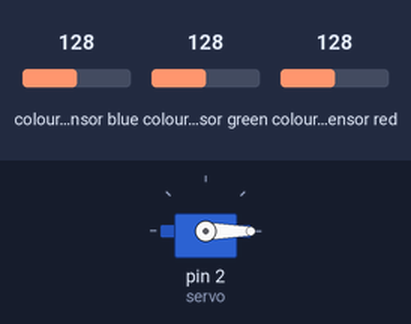
A sketch run on a simulated Arduino Uno, built with avr-gcc and run on an emulated ATmega328P. Parts: servo. Wiring (inferred from the names in the program): TCS3200 colour sensor: output pin 3; S2 pin 6; S3 pin 7; S0 pin 4; S1 pin 5. Inputs (shaded band) come from the test bench; at power-on: colour sensor blue 128, colour sensor green 128, colour sensor red 128. What the sketch prints to the serial monitor is not drawn.

Above: at 4.05 s.
At 6.15 s:
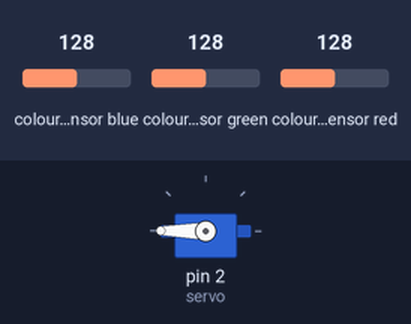
Timing chart, 0 to 11.2 s (numbered marks = the images above):
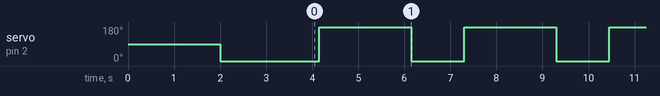

Measured:
- by itself, servo on pin 2 (servo): repeats every 3.2 s: 180° 2.0 s, 0° 1.2 s

The sketch:

ColorSorting_3Directions.ino
```cpp
#include <Servo.h>


#define S0 4
#define S1 5
#define S2 6
#define S3 7
#define sensorOut 3
#define SERVO360MICRO_PIN_SIG  2


Servo servo;
int frequency = 0;
int Red;
int Green;
int Blue;

String Colour ="colored";


void setup() {

  pinMode(S0, OUTPUT);
  pinMode(S1, OUTPUT);
  pinMode(S2, OUTPUT);
  pinMode(S3, OUTPUT);
  pinMode(sensorOut, INPUT);      // Setting frequency-scaling to 20%
  digitalWrite(S0, HIGH);
  digitalWrite(S1, LOW);

  servo.attach(2);               // Attaching Servo Motor on Pin 2
  delay(2000);

  servo.write(0);                // Rotating Servo to 75 degrees. On testing, it came out that the plate is in center position at 75 degrees
  delay(2000);
  Serial.begin(9600);             // Initiating Serial Communication for Debugging purpose
}


void loop() {


  digitalWrite(S2, LOW);
  digitalWrite(S3, LOW);
  frequency = pulseIn(sensorOut, LOW);      // Reading the output frequency
  Red = frequency;

  Serial.print("Red= ");                    //printing name
  Serial.print(frequency);                  //printing RED color frequency
  Serial.print("  ");
  delay(50);

  digitalWrite(S2, HIGH);                   // Setting Green filtered photodiodes to be read
  digitalWrite(S3, HIGH);

  frequency = pulseIn(sensorOut, LOW);      // Reading the output frequency
  Green = frequency;

  Serial.print("Green= ");                  //printing name
  Serial.print(frequency);                  //printing RED color frequency
  Serial.print("  ");
  delay(50);

  digitalWrite(S2, LOW);                    // Setting Blue filtered photodiodes to be read
  digitalWrite(S3, HIGH);

  frequency = pulseIn(sensorOut, LOW);      // Reading the output frequency
  Blue = frequency;

  Serial.print("Blue= ");                   //printing name
  Serial.print(frequency);                  //printing RED color frequency
  Serial.print("  ");
  delay(50);


if((Red-Green>30||Green-Red>30) && (Green-Blue>30||Blue-Green>30) && (Red-Blue>30||Blue-Red>30))    // If the Difference between any two colours is greater than 30, that means it is coloured
  {
      delay(200);
      if((Red-Green>30||Green-Red>30) && (Green-Blue>30||Blue-Green>30) && (Red-Blue>30||Blue-Red>30))
        {

            Colour= "colored";
            servo.write(90);
            delay(2000);
            servo.write(0);

  }}
else if(Red>=80||Green>=80||Blue>=80)
{
  delay(200);
  if(Red>=80||Green>=80||Blue>=80)
    {
        Colour= "white";
        servo.write(180);
        delay(2000);
        servo.write(0);
    }
}
else
{
  Colour="black";
  servo.write(270);
  delay(2000);
  servo.write(0);

}
Serial.println(Colour);
delay(1000);
}
```
